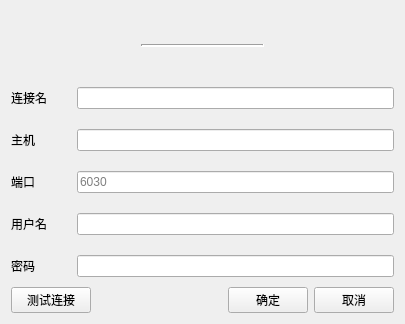
<?xml version="1.0" encoding="UTF-8"?>
<ui version="4.0">
 <class>login</class>
 <widget class="QWidget" name="login">
  <property name="windowModality">
   <enum>Qt::ApplicationModal</enum>
  </property>
  <property name="geometry">
   <rect>
    <x>0</x>
    <y>0</y>
    <width>405</width>
    <height>324</height>
   </rect>
  </property>
  <property name="sizePolicy">
   <sizepolicy hsizetype="Expanding" vsizetype="Expanding">
    <horstretch>0</horstretch>
    <verstretch>0</verstretch>
   </sizepolicy>
  </property>
  <property name="windowTitle">
   <string>Form</string>
  </property>
  <layout class="QVBoxLayout" name="verticalLayout_2" stretch="0,0">
   <item>
    <layout class="QHBoxLayout" name="horizontalLayout_2">
     <item>
      <widget class="QLabel" name="label_7">
       <property name="text">
        <string/>
       </property>
       <property name="pixmap">
        <pixmap resource="res.qrc">:/icon/icon/TDEngineClient.png</pixmap>
       </property>
       <property name="alignment">
        <set>Qt::AlignCenter</set>
       </property>
      </widget>
     </item>
     <item>
      <widget class="Line" name="line">
       <property name="lineWidth">
        <number>2</number>
       </property>
       <property name="orientation">
        <enum>Qt::Horizontal</enum>
       </property>
      </widget>
     </item>
     <item>
      <widget class="QLabel" name="label_6">
       <property name="text">
        <string/>
       </property>
       <property name="pixmap">
        <pixmap resource="res.qrc">:/icon/icon/ht-TDenginelined.png</pixmap>
       </property>
       <property name="alignment">
        <set>Qt::AlignCenter</set>
       </property>
      </widget>
     </item>
    </layout>
   </item>
   <item>
    <layout class="QVBoxLayout" name="verticalLayout">
     <property name="spacing">
      <number>10</number>
     </property>
     <property name="leftMargin">
      <number>0</number>
     </property>
     <property name="topMargin">
      <number>0</number>
     </property>
     <property name="rightMargin">
      <number>0</number>
     </property>
     <property name="bottomMargin">
      <number>0</number>
     </property>
     <item>
      <layout class="QFormLayout" name="formLayout">
       <property name="horizontalSpacing">
        <number>30</number>
       </property>
       <property name="verticalSpacing">
        <number>20</number>
       </property>
       <item row="0" column="0">
        <widget class="QLabel" name="label">
         <property name="text">
          <string>连接名</string>
         </property>
        </widget>
       </item>
       <item row="0" column="1">
        <widget class="QLineEdit" name="clientName">
         <property name="text">
          <string/>
         </property>
        </widget>
       </item>
       <item row="1" column="0">
        <widget class="QLabel" name="label_2">
         <property name="text">
          <string>主机</string>
         </property>
        </widget>
       </item>
       <item row="1" column="1">
        <widget class="QLineEdit" name="ip">
         <property name="text">
          <string/>
         </property>
        </widget>
       </item>
       <item row="2" column="0">
        <widget class="QLabel" name="label_3">
         <property name="text">
          <string>端口</string>
         </property>
        </widget>
       </item>
       <item row="2" column="1">
        <widget class="QLineEdit" name="port">
         <property name="text">
          <string/>
         </property>
         <property name="placeholderText">
          <string>6030</string>
         </property>
        </widget>
       </item>
       <item row="3" column="0">
        <widget class="QLabel" name="label_4">
         <property name="text">
          <string>用户名</string>
         </property>
        </widget>
       </item>
       <item row="3" column="1">
        <widget class="QLineEdit" name="username">
         <property name="text">
          <string/>
         </property>
        </widget>
       </item>
       <item row="4" column="0">
        <widget class="QLabel" name="label_5">
         <property name="text">
          <string>密码</string>
         </property>
        </widget>
       </item>
       <item row="4" column="1">
        <widget class="QLineEdit" name="password">
         <property name="text">
          <string/>
         </property>
         <property name="echoMode">
          <enum>QLineEdit::Password</enum>
         </property>
        </widget>
       </item>
      </layout>
     </item>
     <item>
      <layout class="QHBoxLayout" name="horizontalLayout" stretch="0,0,0,0">
       <property name="spacing">
        <number>6</number>
       </property>
       <item>
        <widget class="QPushButton" name="pushButton">
         <property name="text">
          <string>测试连接</string>
         </property>
        </widget>
       </item>
       <item>
        <spacer name="horizontalSpacer">
         <property name="orientation">
          <enum>Qt::Horizontal</enum>
         </property>
         <property name="sizeHint" stdset="0">
          <size>
           <width>40</width>
           <height>20</height>
          </size>
         </property>
        </spacer>
       </item>
       <item>
        <widget class="QPushButton" name="sureButton">
         <property name="text">
          <string>确定</string>
         </property>
        </widget>
       </item>
       <item>
        <widget class="QPushButton" name="cancelButton">
         <property name="text">
          <string>取消</string>
         </property>
        </widget>
       </item>
      </layout>
     </item>
    </layout>
   </item>
  </layout>
 </widget>
 <resources>
  <include location="res.qrc"/>
 </resources>
 <connections/>
</ui>
